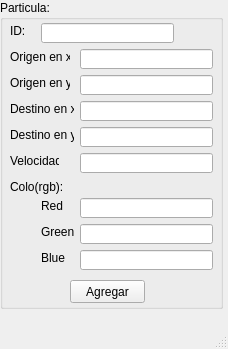
<?xml version="1.0" encoding="UTF-8"?>
<ui version="4.0">
 <class>MainWindow</class>
 <widget class="QMainWindow" name="MainWindow">
  <property name="geometry">
   <rect>
    <x>0</x>
    <y>0</y>
    <width>228</width>
    <height>349</height>
   </rect>
  </property>
  <property name="windowTitle">
   <string>MainWindow</string>
  </property>
  <widget class="QWidget" name="centralwidget">
   <widget class="QGroupBox" name="groupBox">
    <property name="geometry">
     <rect>
      <x>0</x>
      <y>0</y>
      <width>223</width>
      <height>309</height>
     </rect>
    </property>
    <property name="title">
     <string>Particula:</string>
    </property>
    <widget class="QLabel" name="label_7">
     <property name="geometry">
      <rect>
       <x>10</x>
       <y>179</y>
       <width>53</width>
       <height>16</height>
      </rect>
     </property>
     <property name="text">
      <string>Colo(rgb):</string>
     </property>
    </widget>
    <widget class="QLineEdit" name="lineEdit_6">
     <property name="geometry">
      <rect>
       <x>80</x>
       <y>153</y>
       <width>133</width>
       <height>20</height>
      </rect>
     </property>
    </widget>
    <widget class="QLabel" name="label_5">
     <property name="geometry">
      <rect>
       <x>10</x>
       <y>127</y>
       <width>64</width>
       <height>16</height>
      </rect>
     </property>
     <property name="text">
      <string>Destino en y:</string>
     </property>
    </widget>
    <widget class="QLineEdit" name="lineEdit_9">
     <property name="geometry">
      <rect>
       <x>80</x>
       <y>250</y>
       <width>133</width>
       <height>20</height>
      </rect>
     </property>
    </widget>
    <widget class="QLabel" name="label_2">
     <property name="geometry">
      <rect>
       <x>10</x>
       <y>49</y>
       <width>60</width>
       <height>16</height>
      </rect>
     </property>
     <property name="text">
      <string>Origen en x:</string>
     </property>
    </widget>
    <widget class="QLabel" name="label_8">
     <property name="geometry">
      <rect>
       <x>41</x>
       <y>198</y>
       <width>23</width>
       <height>16</height>
      </rect>
     </property>
     <property name="text">
      <string>Red:</string>
     </property>
    </widget>
    <widget class="QLabel" name="label_6">
     <property name="geometry">
      <rect>
       <x>10</x>
       <y>153</y>
       <width>49</width>
       <height>16</height>
      </rect>
     </property>
     <property name="text">
      <string>Velocidad:</string>
     </property>
    </widget>
    <widget class="QLineEdit" name="lineEdit_3">
     <property name="geometry">
      <rect>
       <x>80</x>
       <y>75</y>
       <width>133</width>
       <height>20</height>
      </rect>
     </property>
    </widget>
    <widget class="QLabel" name="label_10">
     <property name="geometry">
      <rect>
       <x>41</x>
       <y>250</y>
       <width>24</width>
       <height>16</height>
      </rect>
     </property>
     <property name="text">
      <string>Blue:</string>
     </property>
    </widget>
    <widget class="QLabel" name="label_4">
     <property name="geometry">
      <rect>
       <x>10</x>
       <y>101</y>
       <width>64</width>
       <height>16</height>
      </rect>
     </property>
     <property name="text">
      <string>Destino en x:</string>
     </property>
    </widget>
    <widget class="QLineEdit" name="lineEdit_4">
     <property name="geometry">
      <rect>
       <x>80</x>
       <y>101</y>
       <width>133</width>
       <height>20</height>
      </rect>
     </property>
    </widget>
    <widget class="QLineEdit" name="lineEdit_2">
     <property name="geometry">
      <rect>
       <x>80</x>
       <y>49</y>
       <width>133</width>
       <height>20</height>
      </rect>
     </property>
    </widget>
    <widget class="QLineEdit" name="lineEdit">
     <property name="geometry">
      <rect>
       <x>41</x>
       <y>23</y>
       <width>133</width>
       <height>20</height>
      </rect>
     </property>
    </widget>
    <widget class="QLabel" name="label_3">
     <property name="geometry">
      <rect>
       <x>10</x>
       <y>75</y>
       <width>60</width>
       <height>16</height>
      </rect>
     </property>
     <property name="text">
      <string>Origen en y:</string>
     </property>
    </widget>
    <widget class="QLabel" name="label">
     <property name="geometry">
      <rect>
       <x>10</x>
       <y>23</y>
       <width>16</width>
       <height>16</height>
      </rect>
     </property>
     <property name="text">
      <string>ID:</string>
     </property>
    </widget>
    <widget class="QLineEdit" name="lineEdit_5">
     <property name="geometry">
      <rect>
       <x>80</x>
       <y>127</y>
       <width>133</width>
       <height>20</height>
      </rect>
     </property>
    </widget>
    <widget class="QLineEdit" name="lineEdit_8">
     <property name="geometry">
      <rect>
       <x>80</x>
       <y>224</y>
       <width>133</width>
       <height>20</height>
      </rect>
     </property>
    </widget>
    <widget class="QLineEdit" name="lineEdit_7">
     <property name="geometry">
      <rect>
       <x>80</x>
       <y>198</y>
       <width>133</width>
       <height>20</height>
      </rect>
     </property>
    </widget>
    <widget class="QLabel" name="label_9">
     <property name="geometry">
      <rect>
       <x>41</x>
       <y>224</y>
       <width>33</width>
       <height>16</height>
      </rect>
     </property>
     <property name="text">
      <string>Green:</string>
     </property>
    </widget>
    <widget class="QPushButton" name="pushButton">
     <property name="geometry">
      <rect>
       <x>70</x>
       <y>280</y>
       <width>75</width>
       <height>23</height>
      </rect>
     </property>
     <property name="text">
      <string>Agregar</string>
     </property>
    </widget>
   </widget>
  </widget>
  <widget class="QMenuBar" name="menubar">
   <property name="geometry">
    <rect>
     <x>0</x>
     <y>0</y>
     <width>228</width>
     <height>21</height>
    </rect>
   </property>
  </widget>
  <widget class="QStatusBar" name="statusbar"/>
 </widget>
 <resources/>
 <connections/>
</ui>
